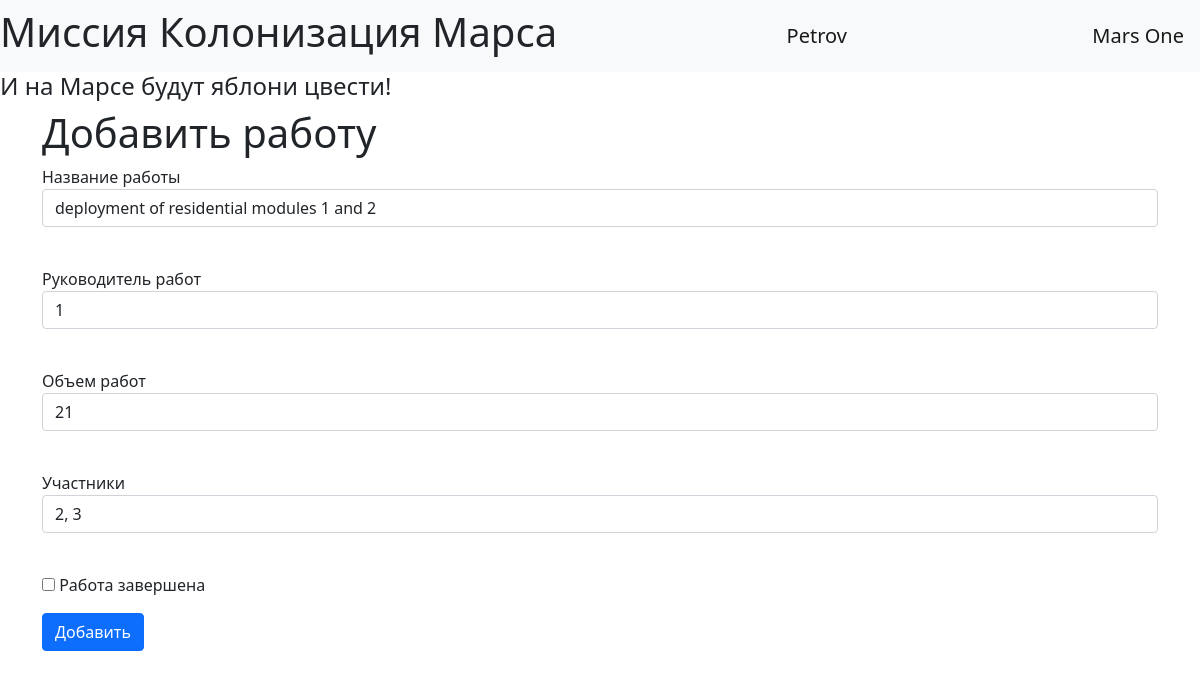
Page /edit_job/3 (signed in) on the earlier database version.
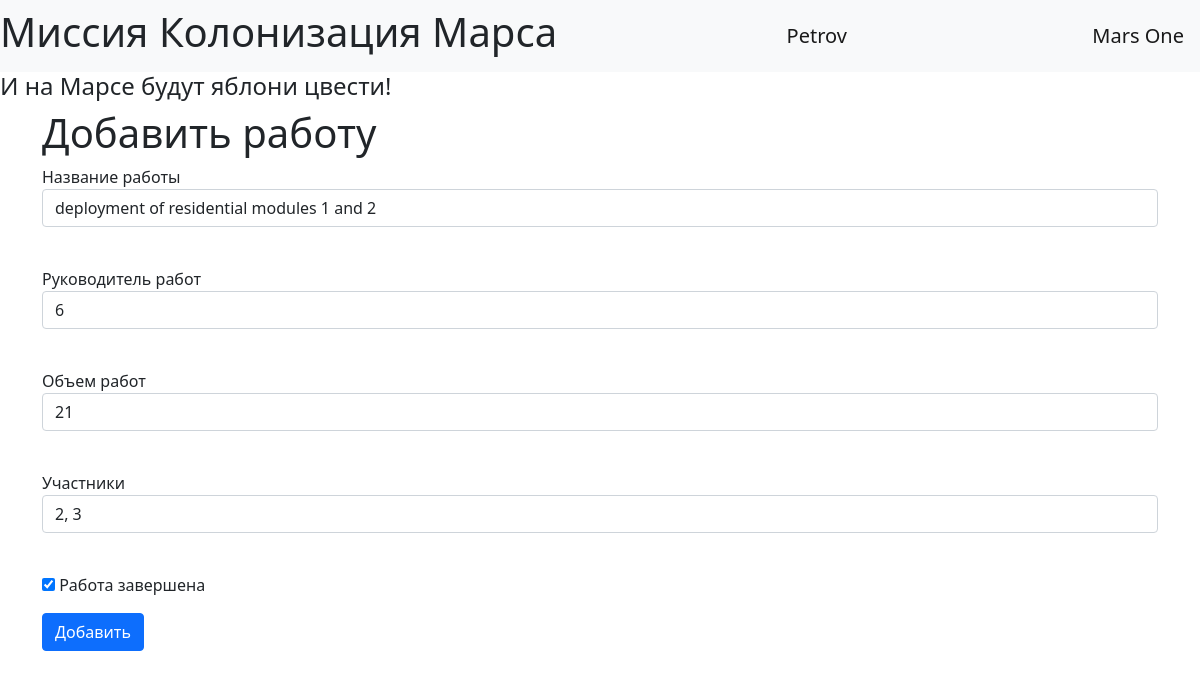
Same page on the later database version.
### data/jobs.py (models this page shows, shortened)
class Jobs(SqlAlchemyBase):
    __tablename__ = "jobs"
    id = sqlalchemy.Column(sqlalchemy.Integer, primary_key=True, autoincrement=True)
    team_leader_id = sqlalchemy.Column(sqlalchemy.Integer, sqlalchemy.ForeignKey("users.id"))
    team_leader = orm.relation('User')
    job = sqlalchemy.Column(sqlalchemy.String, nullable=True)
    work_size = sqlalchemy.Column(sqlalchemy.Integer, nullable=True)
    collaborators = sqlalchemy.Column(sqlalchemy.String, nullable=True)
    start_date = sqlalchemy.Column(sqlalchemy.DateTime, nullable=True)
    end_date = sqlalchemy.Column(sqlalchemy.DateTime, nullable=True)
    is_finished = sqlalchemy.Column(sqlalchemy.Boolean, default=False)

### app.py (the view, shortened to what this page needs)
@app.route('/edit_job/<job_id>', methods=['GET', 'POST'])
@login_required
def edit_job(job_id):
    session = db_session.create_session()
    jobs = session.query(Jobs).all()
    add_job_form = AddJobForm()
    current_job = session.query(Jobs).filter(Jobs.id == int(job_id)).first()
    if current_user.id == 1 or current_user.id == current_job.team_leader_id:
        return render_template('edit_job.html', form=add_job_form, current_job=current_job)
    return render_template('list.html', jobs=jobs, message='Вы не имеете достаточно прав')

### forms/add_job.py
class AddJobForm(FlaskForm):
    job = StringField('Название работы', validators=[DataRequired()])
    team_leader_id = IntegerField('Руководитель работ', validators=[DataRequired()])
    work_size = IntegerField('Объем работ', validators=[DataRequired()])
    collaborators = StringField('Участники', validators=[DataRequired()])
    is_finished = BooleanField('Работа завершена')
    submit = SubmitField('Добавить')

### app.py (called while the page is built)
@login_manager.user_loader
def load_user(user_id):
    session = db_session.create_session()
    return session.query(User).get(user_id)

### data/db_session.py (called while the page is built)
def create_session() -> Session:
    global __factory
    return __factory()

### templates/edit_job.html (shortened to what this page needs)
{% extends "base.html" %}
{% block content %}
<h1>Добавить работу</h1>
<form action="" method="post">
    <p>
        {{ form.job.label }}<br>
        {{ form.job(class="form-control", value=current_job.job) }}<br>
    </p>
    <p>
        {{ form.team_leader_id.label }}<br>
        {{ form.team_leader_id(class="form-control", value=current_job.team_leader_id) }}<br>
    </p>
    <p>
        {{ form.work_size.label }}<br>
        {{ form.work_size(class="form-control", value=current_job.work_size) }}<br>
    </p>
    <p>
        {{ form.collaborators.label }}<br>
        {{ form.collaborators(class="form-control", value=current_job.collaborators) }}<br>
    </p>
    {% if current_job.is_finished == 1 %}
        <p>{{ form.is_finished(checked="checked") }} {{ form.is_finished.label }}</p>
    {% else %}
        <p>{{ form.is_finished() }} {{ form.is_finished.label }}</p>
    {% endif %}
    <p>{{ form.submit(type="submit", class="btn btn-primary")}}</p>
</form>
{% endblock %}

Differences in the rows shown:
changed Jobs "deployment of residential modules 1 and 2": team_leader_id "1" → "6"; is_finished "☐" → "☑"
